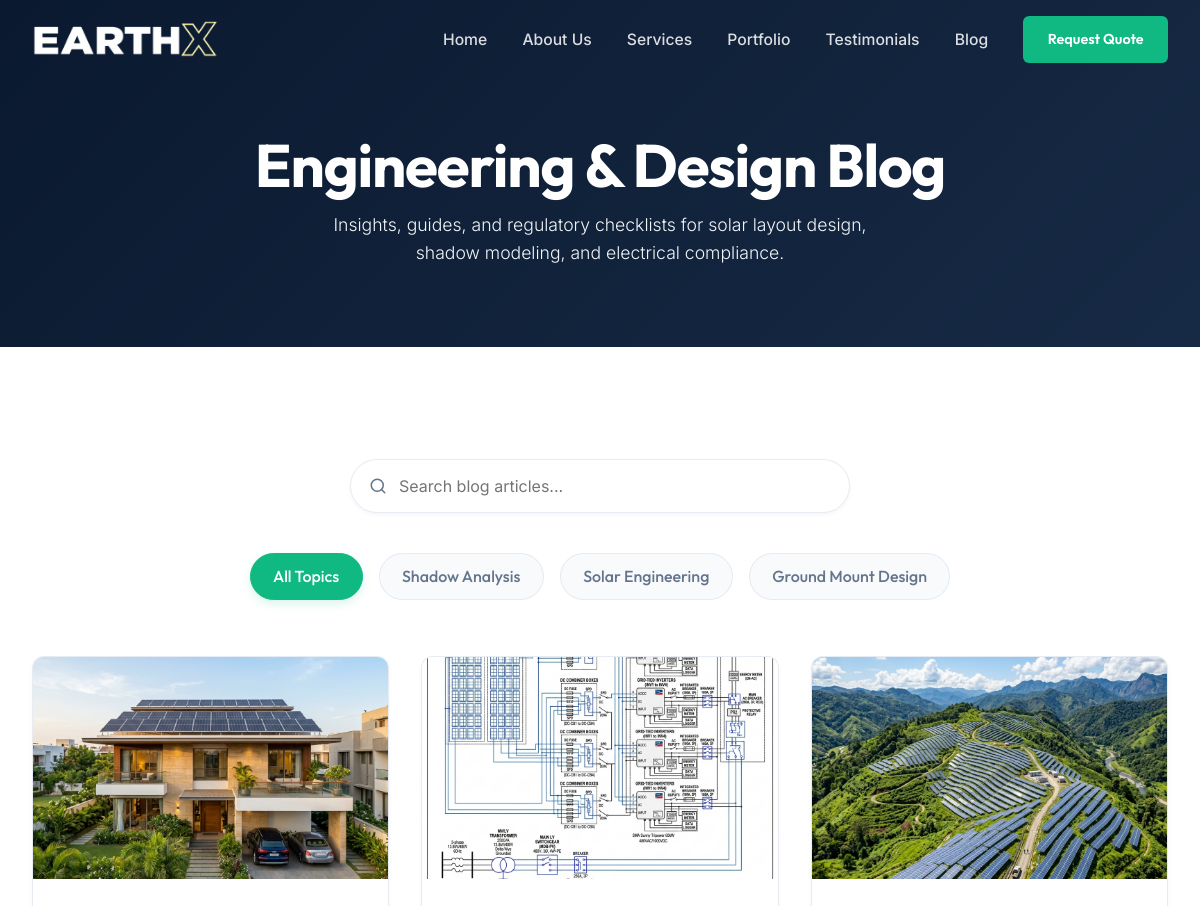
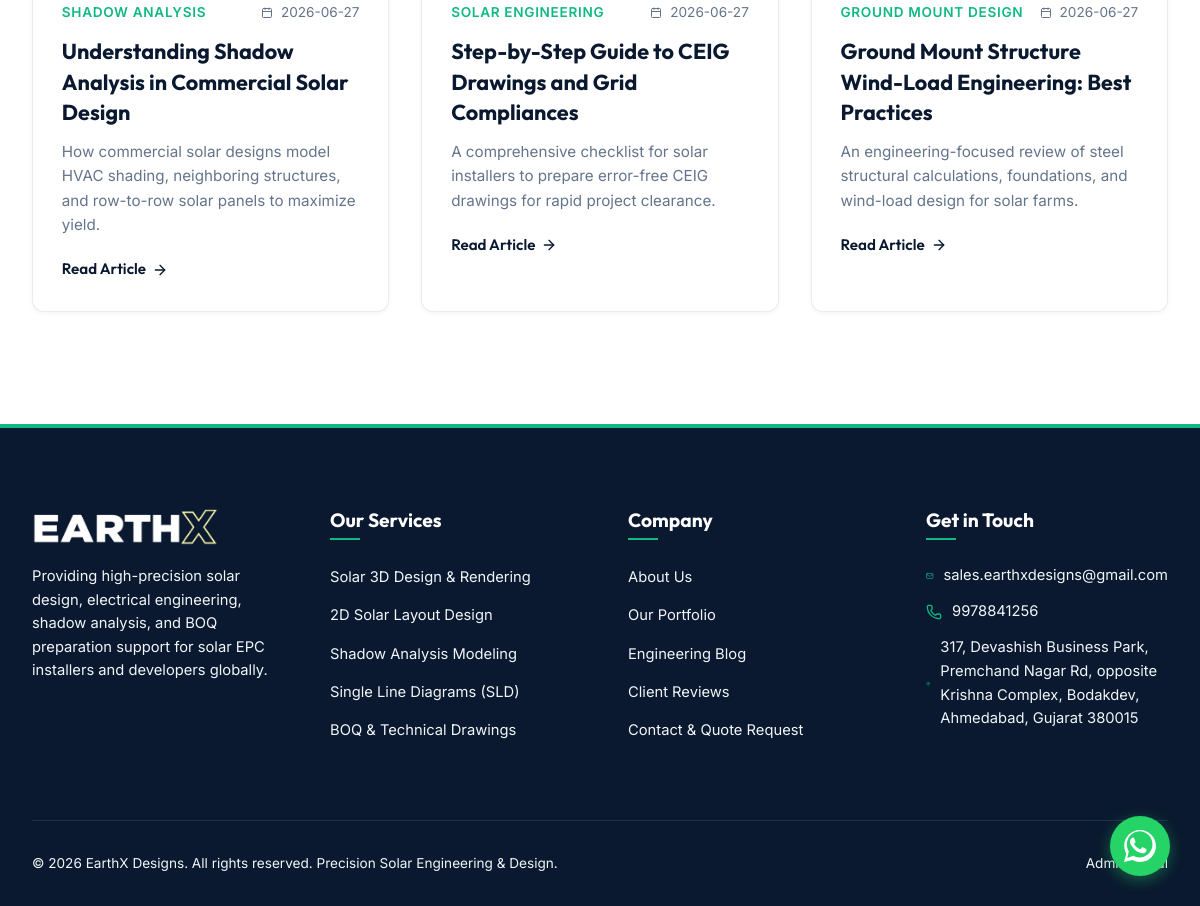
Page /blog on the committed database (2 pictures, top to bottom).
### tables this page shows
CREATE TABLE blog_posts (
    id INTEGER PRIMARY KEY AUTOINCREMENT,
    title TEXT NOT NULL,
    slug TEXT UNIQUE NOT NULL,
    category TEXT NOT NULL, -- e.g., Solar Design, Solar Engineering, etc.
    content TEXT NOT NULL,
    excerpt TEXT NOT NULL,
    featured_image TEXT NOT NULL,
    status TEXT DEFAULT 'published', -- 'draft', 'published'
    created_at TIMESTAMP DEFAULT CURRENT_TIMESTAMP
);

### app.py (the view)
@app.route('/blog')
def blog():
    category = request.args.get('category')
    search_query = request.args.get('q', '').strip()
    conn = get_db_connection()
    categories = conn.execute('SELECT DISTINCT category FROM blog_posts WHERE status = "published"').fetchall()
    categories = [row['category'] for row in categories]
    query = 'SELECT * FROM blog_posts WHERE status = "published"'
    params = []
    if category:
        query += ' AND category = ?'
        params.append(category)
    if search_query:
        query += ' AND (title LIKE ? OR content LIKE ? OR excerpt LIKE ?)'
        like_q = f'%{search_query}%'
        params.extend([like_q, like_q, like_q])
    query += ' ORDER BY created_at DESC'
    posts = conn.execute(query, params).fetchall()
    conn.close()
    return render_template('blog.html', posts=posts, categories=categories, active_category=category, search_query=search_query)

### app.py (called while the page is built)
@app.context_processor
def inject_global_data():
    return {
        'now': datetime.datetime.now()
    }

### database.py (called while the page is built)
def get_db_connection():
    conn = sqlite3.connect(DB_PATH)
    conn.row_factory = sqlite3.Row
    conn.execute("PRAGMA foreign_keys = ON;")
    return conn

### templates/blog.html (shortened to what this page needs)
{% extends 'base.html' %}
{% block content %}
<section class="page-hero">
    <div class="container">
        <h1>Engineering & Design Blog</h1>
        <p>Insights, guides, and regulatory checklists for solar layout design, shadow modeling, and electrical compliance.</p>
    </div>
</section>
<section class="section-padding">
    <div class="container">
        <div class="search-box" style="margin-bottom: 2.5rem;">
            <form action="{{ url_for('blog') }}" method="GET">
                <input type="text" name="q" placeholder="Search blog articles..." value="{{ search_query }}">
            </form>
        </div>
        <div class="portfolio-filter" style="margin-bottom: 3.5rem;">
            <a href="{{ url_for('blog', q=search_query) }}" class="filter-btn {% if not active_category %}active{% endif %}">
                All Topics
            </a>
            {% for cat in categories %}
            <a href="{{ url_for('blog', category=cat, q=search_query) }}" class="filter-btn {% if active_category == cat %}active{% endif %}">
                {{ cat }}
            </a>
            {% endfor %}
        </div>
        {% if posts %}
        <div class="grid grid-3">
            {% for post in posts %}
            <article class="blog-card">
                <div class="blog-img-wrapper">
                    <img src="{{ post.featured_image }}" alt="{{ post.title }}">
                </div>
                <div class="blog-info">
                    <div class="blog-meta">
                        <span class="blog-tag">{{ post.category }}</span>
                        <span>
                            <i data-lucide="calendar" style="width: 12px; height: 12px; display: inline-block; vertical-align: middle; margin-right: 4px;"></i>
                            {{ post.created_at.split(' ')[0] }}
                        </span>
                    </div>
                    <h3>{{ post.title }}</h3>
                    <p>{{ post.excerpt }}</p>
                    <a href="{{ url_for('blog_detail', slug=post.slug) }}" class="blog-readmore">
                        <span>Read Article</span>
                        <i data-lucide="arrow-right" style="width: 16px; height: 16px;"></i>
                    </a>
                </div>
            </article>
            {% endfor %}
        </div>
        {% endif %}
    </div>
</section>
{% endblock %}

### static/css/style.css (style rules this page uses)
:root { --primary: #0A192F; --primary-light: #172A45; --primary-lighter: #233554; --accent: #10B981; --accent-hover: #059669; --accent-glow: rgba(16, 185, 129, 0.15); --bg-white: #FFFFFF; --bg-light: #F8FAFC; --bg-card: #FFFFFF; --text-dark: #0F172A; --text-muted: #64748B; --text-light: #F1F5F9; --font-heading: 'Outfit', sans-serif; --font-body: 'Inter', sans-serif; --max-width: 1280px; --spacing-xs: 0.5rem; --spacing-sm: 1rem; --spacing-md: 2rem; --spacing-lg: 4rem; --spacing-xl: 7rem; --radius-sm: 6px; --radius-md: 12px; --radius-lg: 24px; --radius-full: 9999px; --shadow-sm: 0 2px 4px rgba(15, 23, 42, 0.04); --shadow-md: 0 10px 25px -5px rgba(15, 23, 42, 0.08), 0 8px 10px -6px rgba(15, 23, 42, 0.08); --shadow-lg: 0 20px 40px -10px rgba(15, 23, 42, 0.12); --transition: all 0.35s cubic-bezier(0.16, 1, 0.3, 1); --nav-height: 80px; }
* { margin: 0; padding: 0; box-sizing: border-box; }
html { scroll-behavior: smooth; scroll-padding-top: var(--nav-height); }
body { font-family: var(--font-body); color: var(--text-dark); background-color: var(--bg-white); line-height: 1.6; overflow-x: hidden; -webkit-font-smoothing: antialiased; }
h1, h2, h3, h4, h5, h6 { font-family: var(--font-heading); font-weight: 700; line-height: 1.25; color: var(--primary); }
h1 { font-size: clamp(2.5rem, 5vw, 4rem); letter-spacing: -0.02em; }
h3 { font-size: clamp(1.35rem, 3vw, 1.75rem); }
p { color: var(--text-muted); font-size: 1.05rem; }
a { text-decoration: none; color: inherit; transition: var(--transition); }
.container { max-width: var(--max-width); margin: 0 auto; padding: 0 var(--spacing-md); }
.section-padding { padding: var(--spacing-xl) 0; }
.grid { display: grid; gap: var(--spacing-md); }
.grid-3 { grid-template-columns: repeat(auto-fit, minmax(350px, 1fr)); }
.portfolio-filter { display: flex; justify-content: center; gap: var(--spacing-sm); flex-wrap: wrap; margin-bottom: 3rem; }
.filter-btn { background: var(--bg-light); border: 1px solid rgba(226, 232, 240, 0.8); color: var(--text-muted); padding: 0.6rem 1.4rem; border-radius: var(--radius-full); font-family: var(--font-heading); font-weight: 500; cursor: pointer; transition: var(--transition); }
.filter-btn:hover, .filter-btn.active { background-color: var(--accent); color: var(--bg-white); border-color: var(--accent); box-shadow: 0 4px 10px var(--accent-glow); }
.search-box { max-width: 500px; margin: 0 auto 3rem auto; position: relative; }
.search-box input { width: 100%; padding: 1rem 1.5rem 1rem 3rem; border: 1px solid rgba(226, 232, 240, 0.8); border-radius: var(--radius-full); font-family: var(--font-body); font-size: 1rem; outline: none; box-shadow: var(--shadow-sm); transition: var(--transition); }
.page-hero { background: linear-gradient(135deg, var(--primary) 0%, var(--primary-light) 100%); color: var(--bg-white); padding: 8rem 0 5rem 0; text-align: center; }
.page-hero h1 { color: var(--bg-white); margin-bottom: var(--spacing-xs); }
.page-hero p { color: var(--text-light); font-size: 1.1rem; max-width: 600px; margin: 0 auto; font-weight: 300; }
.blog-card { background-color: var(--bg-card); border-radius: var(--radius-md); overflow: hidden; border: 1px solid rgba(226, 232, 240, 0.8); box-shadow: var(--shadow-sm); transition: var(--transition); }
.blog-img-wrapper { aspect-ratio: 16/10; overflow: hidden; }
.blog-img-wrapper img { width: 100%; height: 100%; object-fit: cover; transition: var(--transition); }
.blog-info { padding: 1.8rem; }
.blog-meta { font-size: 0.85rem; color: var(--text-muted); margin-bottom: 0.8rem; display: flex; justify-content: space-between; }
.blog-tag { color: var(--accent); font-weight: 600; text-transform: uppercase; letter-spacing: 0.05em; }
.blog-info h3 { font-size: 1.35rem; margin-bottom: 0.8rem; line-height: 1.4; }
.blog-info p { font-size: 0.95rem; margin-bottom: 1.2rem; }
.blog-readmore { font-family: var(--font-heading); font-weight: 600; color: var(--primary); display: inline-flex; align-items: center; gap: 6px; font-size: 0.95rem; }

### rows in the picture
blog_posts: featured_image (picture), category "SHADOW ANALYSIS", created_at "2026-06-27", title "Understanding Shadow Analysis in Commercial Solar Design", excerpt "How commercial solar designs model HVAC shading, neighboring structures, and row-to-row solar panels to maximize yield."
blog_posts: featured_image (picture), category "SOLAR ENGINEERING", created_at "2026-06-27", title "Step-by-Step Guide to CEIG Drawings and Grid Compliances", excerpt "A comprehensive checklist for solar installers to prepare error-free CEIG drawings for rapid project clearance."
blog_posts: featured_image (picture), category "GROUND MOUNT DESIGN", created_at "2026-06-27", title "Ground Mount Structure Wind-Load Engineering: Best Practices", excerpt "An engineering-focused review of steel structural calculations, foundations, and wind-load design for solar farms."

### other values in the picture
{{ cat }} "Shadow Analysis" "Solar Engineering" "Ground Mount Design"
